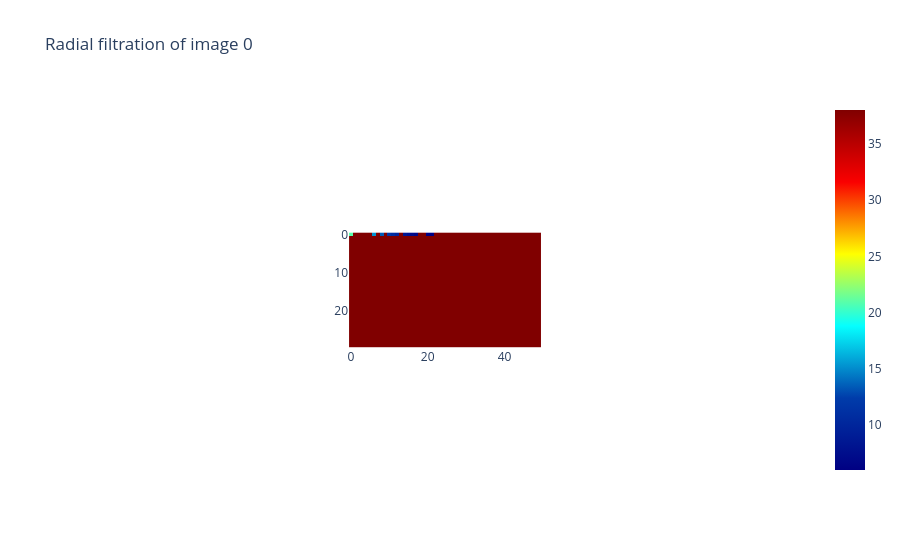

Notebook code for this chart:
### Code cell
im1_filtration = radial_filtration.fit_transform(im1_binarized)
radial_filtration.plot(im1_filtration, colorscale="jet")##17647

### Figure 1 — Plotly figure (JSON) as saved in the notebook; plotly's stock layout.template omitted (floating-point values rounded to 4 significant figures; data arrays with more than 128 entries replaced by an {"elided": "..."} marker saying what was removed)
{"data": [{"colorscale": [[0, "rgb(0,0,131)"], [0.2, "rgb(0,60,170)"], [0.4, "rgb(5,255,255)"], [0.6, "rgb(255,255,0)"], [0.8, "rgb(250,0,0)"], [1, "rgb(128,0,0)"]], "type": "heatmap", "z": {"elided": "30x50 float values"}}], "layout": {"autosize": true, "plot_bgcolor": "white", "title": {"text": "Radial filtration of image 0"}, "xaxis": {"autorange": true, "constrain": "domain", "domain": [0.3685, 0.6315], "range": [-0.5, 49.5], "scaleanchor": "y"}, "yaxis": {"autorange": true, "constrain": "domain", "domain": [0, 1], "range": [29.5, -0.5]}}}
